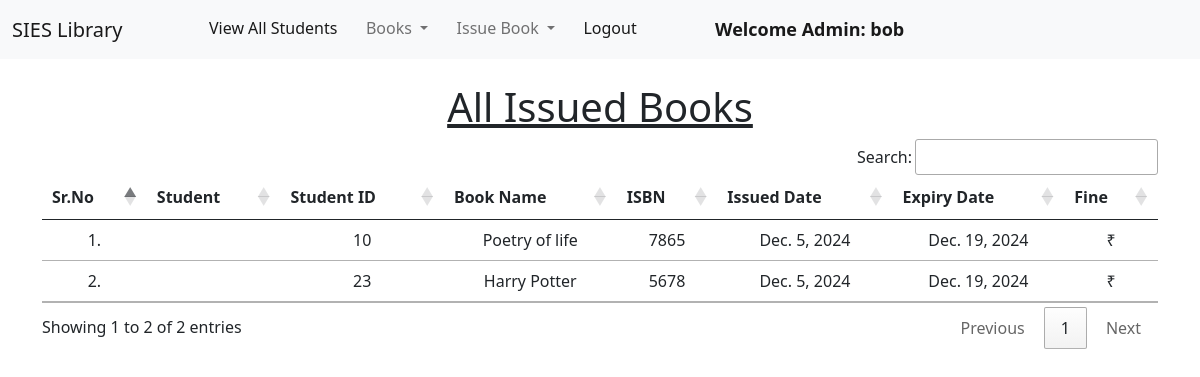
The page /view_issued_book/ (signed in) on the database its author committed.
### bookapp/models.py (models this page shows, shortened)
class Book(models.Model):
    CATEGORY_CHOICES = [
        ('Fiction', 'Fiction'),
        ('Non-Fiction', 'Non-Fiction'),
        ('Science', 'Science'),
        ('Biography', 'Biography'),
        ('Poetry', 'Poetry'),
        ('Education', 'Education'),
    ]
    name = models.CharField(max_length=200)
    author = models.CharField(max_length=200)
    isbn = models.PositiveIntegerField()
    category = models.CharField(max_length=50, choices=CATEGORY_CHOICES)
    pdf_file = models.FileField(upload_to='book_pdfs/', blank=True, null=True)

class Student(models.Model):
    user = models.OneToOneField(User, on_delete=models.CASCADE, related_name='student')
    classroom = models.CharField(max_length=10)
    branch = models.CharField(max_length=10)
    roll_no = models.CharField(max_length=3, unique=True)
    phone = models.CharField(max_length=10, blank=True)
    image = models.ImageField(upload_to="", blank=True, null=True)

class IssuedBook(models.Model):
    book = models.ForeignKey(Book, on_delete=models.CASCADE, null=True)
    student = models.ForeignKey(Student, on_delete=models.CASCADE, related_name='issued_books', null=True)
    issued_date = models.DateField(auto_now_add=True)
    expiry_date = models.DateField(default=get_expiry_date)

### bookapp/views.py (the view)
# urls.py: path("view_issued_book/", views.view_issued_book, name="view_issued_book"),
@login_required(login_url='/admin_login')
def view_issued_book(request):
    issued_books = IssuedBook.objects.all()
    issued_books_data = [
        {
            'book': issued_book.book,
            'student': issued_book.student,
            'issued_date': issued_book.issued_date,
            'expiry_date': issued_book.expiry_date
        }
        for issued_book in issued_books
    ]
    return render(request, 'view_issued_book.html', {'issued_books_data': issued_books_data})

### bookapp/templates/view_issued_book.html (shortened to what this page needs)
{% extends 'admin_navbar.html' %}
{% load static %}
{% block body %}
<div class="container mt-4">
    <h1 class="text-center"><u>All Issued Books</u></h1>
    <table class="table table-hover" id="example">
        <thead>
            <tr class="text-center">
                <th>Sr.No</th>
                <th>Student</th>
                <th>Student ID</th>
                <th>Book Name</th>
                <th>ISBN</th>
                <th>Issued Date</th>
                <th>Expiry Date</th>
                <th>Fine</th>
            </tr>
        </thead>
        <tbody>
            {% for detail in issued_books_data %}
            <tr class="text-center">
                <td>{{ forloop.counter }}.</td>
                <td>{{ detail.student.user.get_full_name }}</td>
                <td>{{ detail.student.roll_no }}</td>
                <td>{{ detail.book.name }}</td>
                <td>{{ detail.book.isbn }}</td>
                <td>{{ detail.issued_date }}</td>
                <td>{{ detail.expiry_date }}</td>
                <td>₹ {{ detail.fine }}</td>
            </tr>
            {% endfor %}
        </tbody>
    </table>
</div>
{% endblock %}

### bookapp/templates/admin_navbar.html (shortened to what this page needs)
<!doctype html>
<html lang="en">
  <head>
    <link href="https://cdn.jsdelivr.net/npm/bootstrap@5.1.0/dist/css/bootstrap.min.css" rel="stylesheet">
    <link rel="stylesheet" href="https://cdn.datatables.net/1.10.25/css/jquery.dataTables.min.css">
    <link rel="stylesheet" href="https://cdn.datatables.net/buttons/1.7.1/css/buttons.dataTables.min.css">
  </head>
  <body>
    <nav class="navbar navbar-expand-lg navbar-light bg-light">
        <div class="container-fluid">
          <a class="navbar-brand" href="#">SIES Library </a>
          <div class="collapse navbar-collapse" id="navbarSupportedContent">
            <ul class="navbar-nav me-auto mb-2 mb-lg-0">
              <li class="nav-item">
                <a class="nav-link active" aria-current="page" href="/view_students/">View All Students</a>
              </li>
              <li class="nav-item dropdown">
                <a class="nav-link dropdown-toggle" href="#" id="navbarDropdown" role="button" data-bs-toggle="dropdown" aria-expanded="false">
                  Books
                </a>
              </li>
              <li class="nav-item dropdown">
                <a class="nav-link dropdown-toggle" href="#" id="navbarDropdown" role="button" data-bs-toggle="dropdown" aria-expanded="false">
                  Issue Book
                </a>
              </li>
              <li class="nav-item">
                <a class="nav-link active" aria-current="page" href="/logout/">Logout</a>
              </li>
              <li class="nav-item">
                <a style="font-weight:600; font-family:'Segoe UI', Tahoma, Geneva, Verdana, sans-serif; font-size: large;" class="nav-link active" href="#">Welcome Admin: {{request.user}}</a>
              </li>
            </ul>
          </div>
        </div>
      </nav>
      {% block body %}
      {% endblock %}
  </body>
</html>

### rows shown on the page
Book: student.roll_no "10", book.name "Poetry of life", book.isbn "7865", issued_date "Dec. 5, 2024", expiry_date "Dec. 19, 2024"
Book: student.roll_no "23", book.name "Harry Potter", book.isbn "5678", issued_date "Dec. 5, 2024", expiry_date "Dec. 19, 2024"

### other values the page prints
{{ request.user }} "bob"
